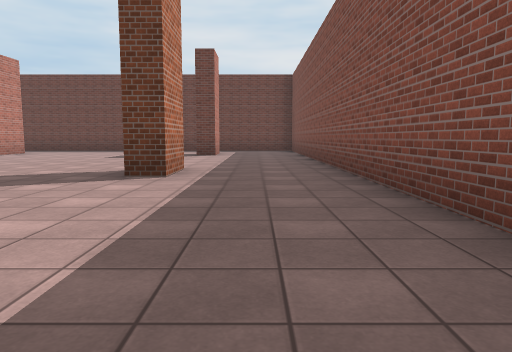
view 1 (above)

18 first-person views from a walk through a Unity game level. The camera is 1.2 m above the floor, tilts 6° down and sees 70° across. The floor is counted in squares, 2.51 m on a side. Each view is taken from the middle of a square. On the plan, view 1 faces up. The plan holds only what a view shows up to about 9 squares ahead; the rest is blank. The place goes on beyond the plan. The player character is not drawn. Door leaves are left out, so doorways stand open. Surface patterns are stand-ins for the level's own textures.

view 2
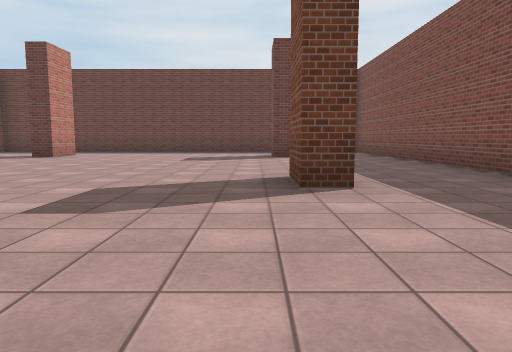

view 3
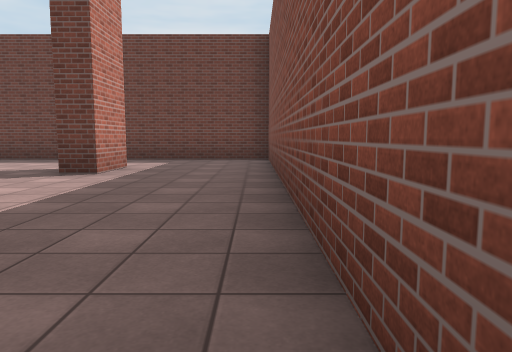

view 4
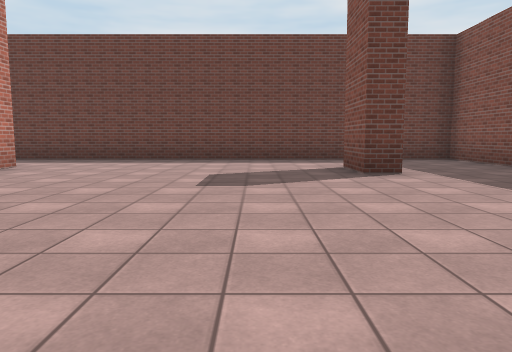

view 5
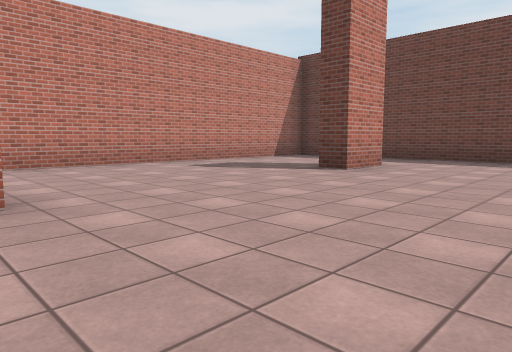

view 6
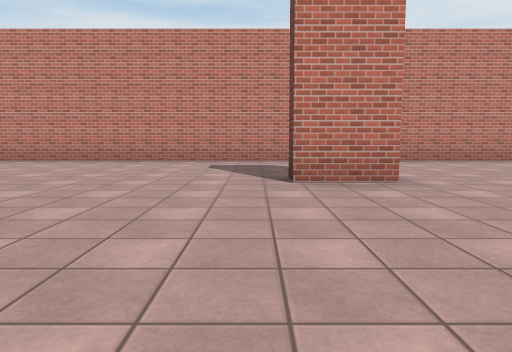

view 7
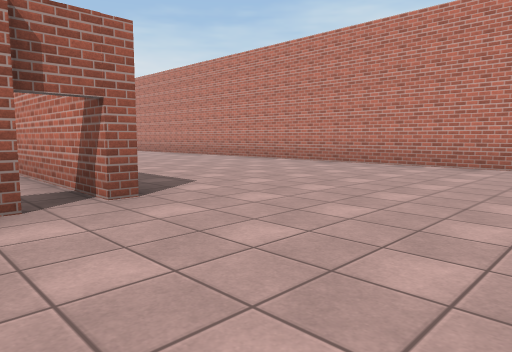

view 8
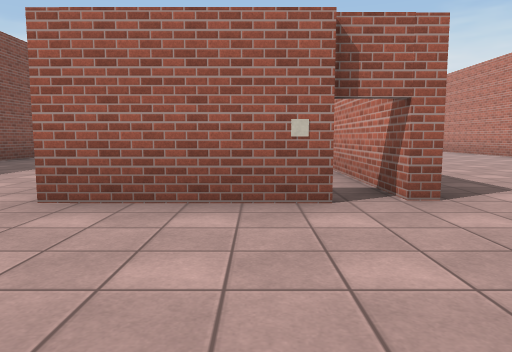

view 9
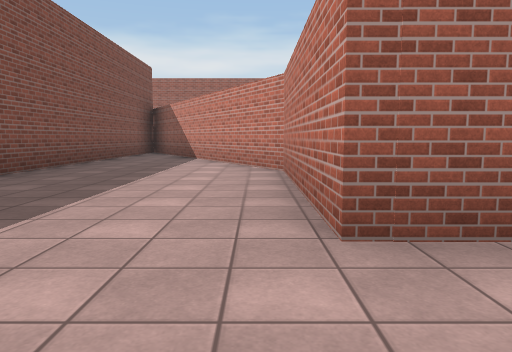

view 10
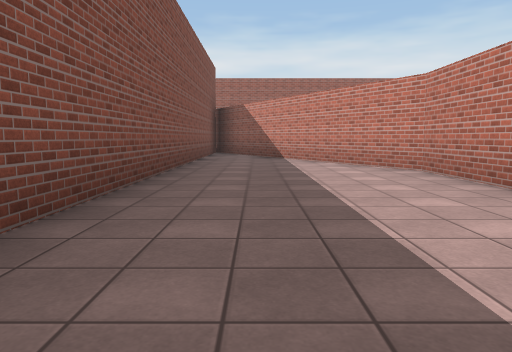

view 11
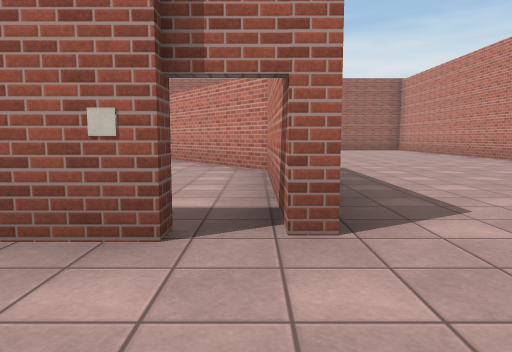

view 12
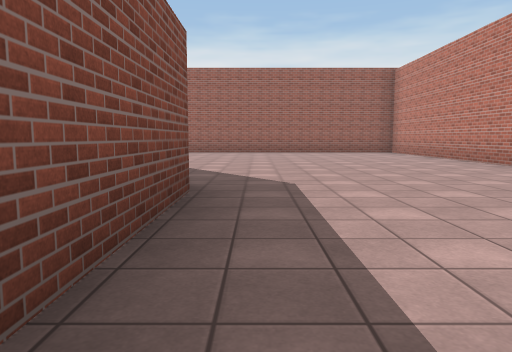

view 13
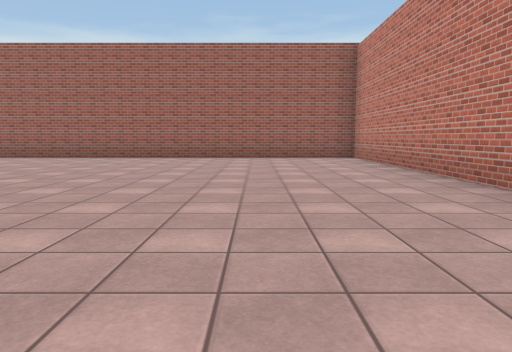

view 14
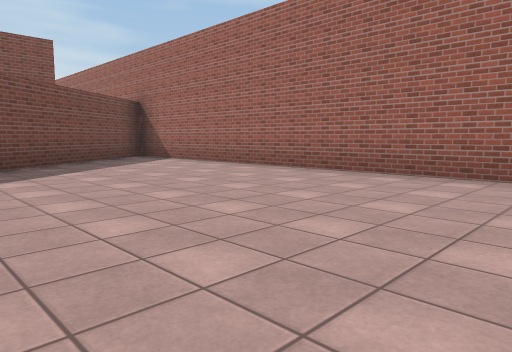

view 15
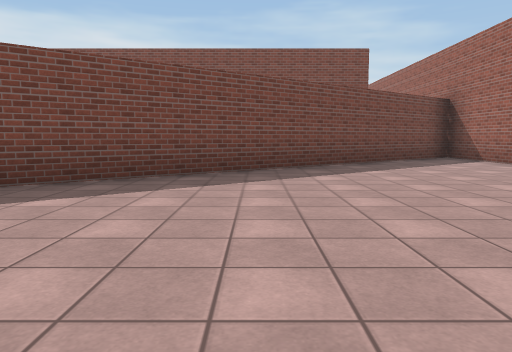

view 16
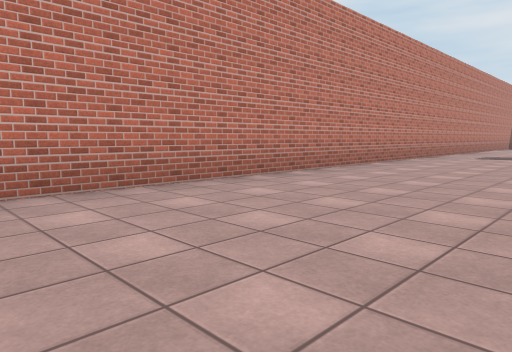

view 17
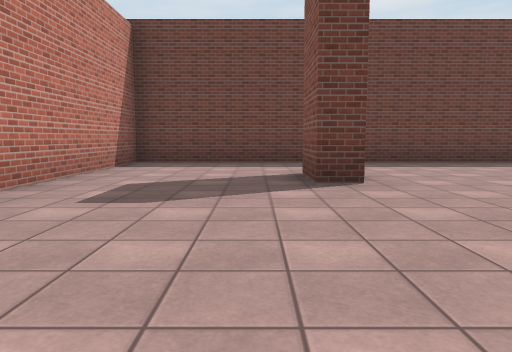

view 18
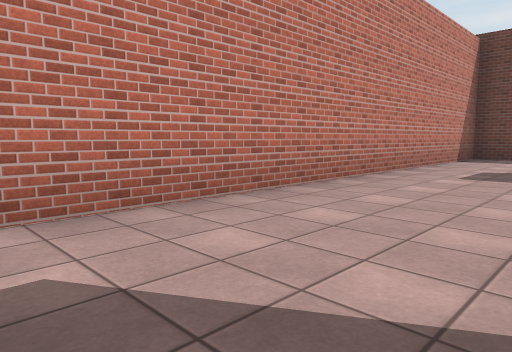

### Floor plan
Points are (right, up) in squares from view 1. A wall is a line through its corners. A room is listed if a view was taken in it or the views show most of it. See-through windows are left out.
Room 1 (views 1, 2, 3, 4, 5, 6, 7, 8, 9, 10, 11, 12, 13, 14, 15, 16, 17, 18)
walls: (-4.6, 1.4) (-2.4, 1.4) (-2.4, -2.3) (-0.2, -6.1); (-6.8, 5.6) (-6.8, 4.4) (-7.4, 4.4); (-5.4, -2.2) (-5.4, 0.2); (-1.1, 5.5) (-1.1, 4.4) (-1.6, 4.4) (-1.6, 5.5); (-6.8, 11) (-6.8, 9.8) (-7.4, 9.8) (-7.4, 11); (-1.1, 11) (-1.1, 9.8) (-1.6, 9.8) (-1.6, 11); (1.3, -6.1) (1.3, 13.1) (-10.3, 13.1) (-10.3, -10.6) (0.8, -10.6) (-4.5, -3.5)
ways out: open door at (-5, 1)

Where each view was taken, in squares from view 1:
view 1: 0 up, 0 right, facing up
view 2: 1 up, 2 left, facing up
view 3: 5 up, 1 right, facing up
view 4: 5 up, 3 left, facing up
view 5: 5 up, 4 left, facing up-left
view 6: 4 up, 3 left, facing left
view 7: 4 up, 4 left, facing down-left
view 8: 4 up, 4 left, facing down
view 9: 3 up, 2 left, facing down
view 10: 3 up, 0 right, facing down
view 11: 3 up, 5 left, facing down
view 12: 1 up, 6 left, facing down
view 13: 2 down, 8 left, facing down
view 14: 6 down, 8 left, facing down-right
view 15: 6 down, 8 left, facing right
view 16: 6 down, 7 left, facing up-left
view 17: 6 up, 8 left, facing up
view 18: 4 up, 8 left, facing up-left
